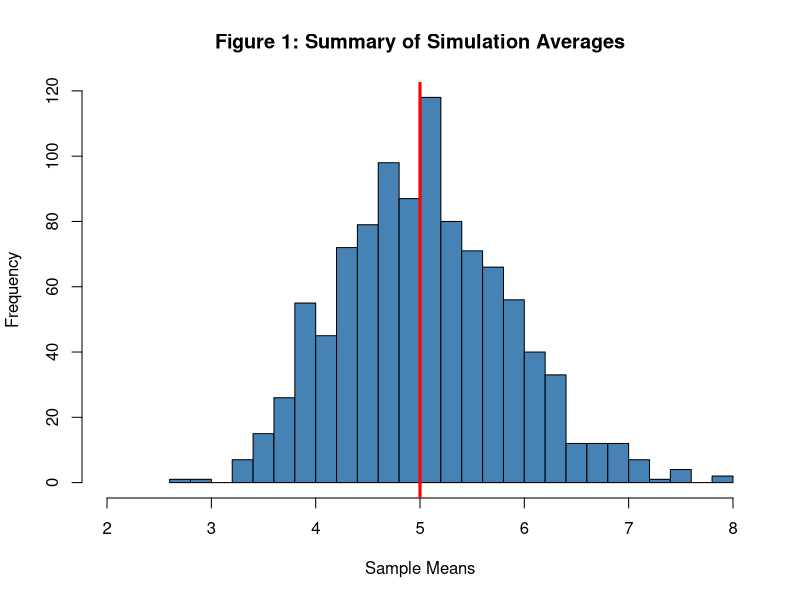
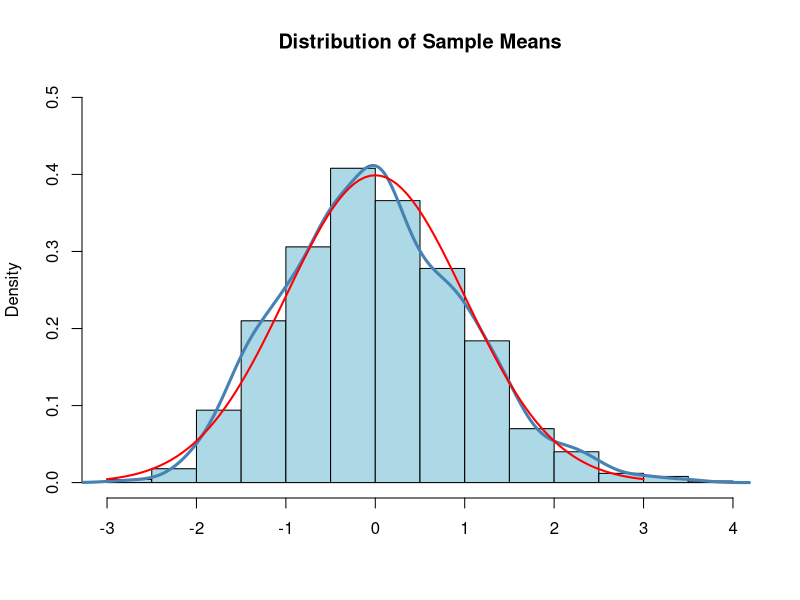

These figures' R source, in order:
## ---- chunk 1
set.seed(10)
lambda <- 0.2
number_of_simulations <- 1000
number_of_samples <- 40
## ---- chunk 2
samples <- matrix(data = rexp((number_of_simulations * number_of_samples), lambda), nrow = number_of_simulations, ncol = number_of_samples)
row_means <- rowMeans(samples)
## ---- chunk 3
summary(row_means)
## ---- chunk 4
hist(row_means, main = "Figure 1: Summary of Simulation Averages", breaks = 25, xlim = range(2, 8), col = "steelblue", xlab = "Sample Means")
abline(v = c(5), lwd = 3, col = "red")
## ---- chunk 5
sample_scale <- scale(row_means)
hist(sample_scale, probability = T, ylim = c(0, 0.5), col = "lightblue", main = "Distribution of Sample Means", xlab = "")
lines(density(sample_scale), col = "steelblue", lwd = 3)
curve(dnorm(x,0,1), -3, 3, col="red", add=T, lwd = 2)
